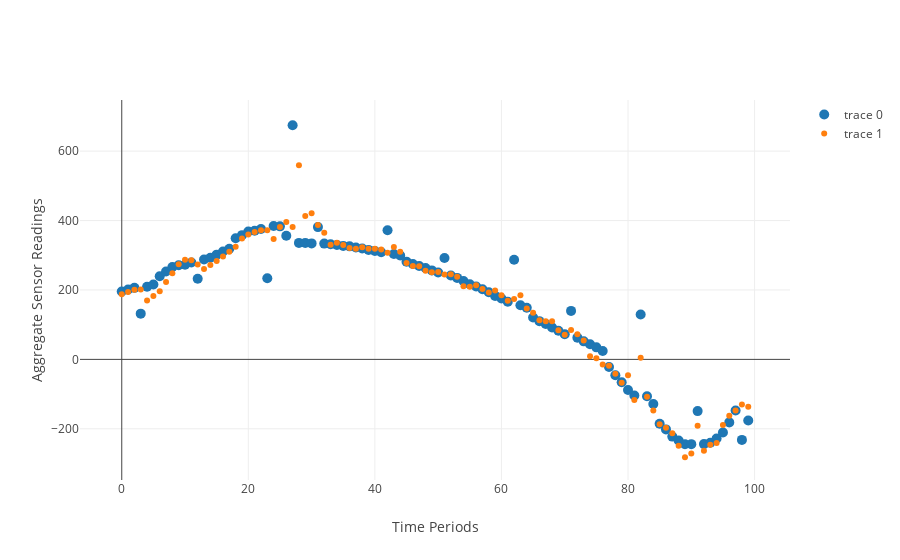

Notebook code for this chart:
### Code cell
%%local

test_series = pd.Series(np.ravel(Y_test))
trace1 = go.Scatter(
    x = test_series.index,
    y = test_series,
    mode='markers',
    marker = dict(
        size = 10)
)

pred_series = pd.Series(np.ravel(y_pred))
trace2 = go.Scatter(
    x = pred_series.index,
    y = pred_series,
    mode = 'markers'
)
layout = dict(xaxis = dict(title = 'Time Periods'),yaxis = dict(title = 'Aggregate Sensor Readings'),
              )
fig = dict(data=[trace1, trace2], layout=layout)
iplot(fig)
